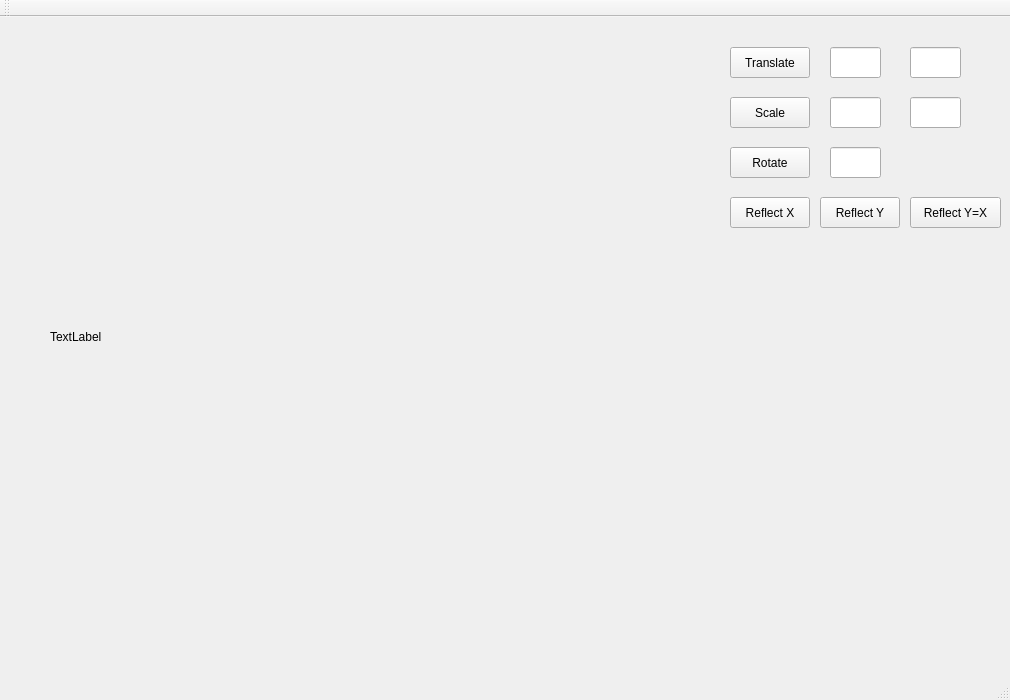
<?xml version="1.0" encoding="UTF-8"?>
<ui version="4.0">
 <class>MainWindow</class>
 <widget class="QMainWindow" name="MainWindow">
  <property name="geometry">
   <rect>
    <x>0</x>
    <y>0</y>
    <width>1010</width>
    <height>700</height>
   </rect>
  </property>
  <property name="windowTitle">
   <string>MainWindow</string>
  </property>
  <widget class="QWidget" name="centralWidget">
   <widget class="ClickableLabel" name="label">
    <property name="geometry">
     <rect>
      <x>50</x>
      <y>20</y>
      <width>600</width>
      <height>600</height>
     </rect>
    </property>
    <property name="mouseTracking">
     <bool>true</bool>
    </property>
    <property name="text">
     <string>TextLabel</string>
    </property>
   </widget>
   <widget class="QPushButton" name="btn_translate">
    <property name="geometry">
     <rect>
      <x>730</x>
      <y>30</y>
      <width>80</width>
      <height>31</height>
     </rect>
    </property>
    <property name="text">
     <string>Translate</string>
    </property>
   </widget>
   <widget class="QPushButton" name="btn_scale">
    <property name="geometry">
     <rect>
      <x>730</x>
      <y>80</y>
      <width>80</width>
      <height>31</height>
     </rect>
    </property>
    <property name="text">
     <string>Scale</string>
    </property>
   </widget>
   <widget class="QPushButton" name="btn_rotate">
    <property name="geometry">
     <rect>
      <x>730</x>
      <y>130</y>
      <width>80</width>
      <height>31</height>
     </rect>
    </property>
    <property name="text">
     <string>Rotate</string>
    </property>
   </widget>
   <widget class="QPushButton" name="ref_x">
    <property name="geometry">
     <rect>
      <x>730</x>
      <y>180</y>
      <width>80</width>
      <height>31</height>
     </rect>
    </property>
    <property name="text">
     <string>Reflect X</string>
    </property>
   </widget>
   <widget class="QPushButton" name="ref_y">
    <property name="geometry">
     <rect>
      <x>820</x>
      <y>180</y>
      <width>80</width>
      <height>31</height>
     </rect>
    </property>
    <property name="text">
     <string>Reflect Y</string>
    </property>
   </widget>
   <widget class="QLineEdit" name="txt_tx">
    <property name="geometry">
     <rect>
      <x>830</x>
      <y>30</y>
      <width>51</width>
      <height>31</height>
     </rect>
    </property>
   </widget>
   <widget class="QLineEdit" name="txt_ty">
    <property name="geometry">
     <rect>
      <x>910</x>
      <y>30</y>
      <width>51</width>
      <height>31</height>
     </rect>
    </property>
   </widget>
   <widget class="QLineEdit" name="txt_sx">
    <property name="geometry">
     <rect>
      <x>830</x>
      <y>80</y>
      <width>51</width>
      <height>31</height>
     </rect>
    </property>
   </widget>
   <widget class="QLineEdit" name="txt_sy">
    <property name="geometry">
     <rect>
      <x>910</x>
      <y>80</y>
      <width>51</width>
      <height>31</height>
     </rect>
    </property>
   </widget>
   <widget class="QLineEdit" name="txt_theta">
    <property name="geometry">
     <rect>
      <x>830</x>
      <y>130</y>
      <width>51</width>
      <height>31</height>
     </rect>
    </property>
   </widget>
   <widget class="QPushButton" name="ref_yx">
    <property name="geometry">
     <rect>
      <x>910</x>
      <y>180</y>
      <width>91</width>
      <height>31</height>
     </rect>
    </property>
    <property name="text">
     <string>Reflect Y=X</string>
    </property>
   </widget>
  </widget>
  <widget class="QMenuBar" name="menuBar">
   <property name="geometry">
    <rect>
     <x>0</x>
     <y>0</y>
     <width>1010</width>
     <height>19</height>
    </rect>
   </property>
  </widget>
  <widget class="QToolBar" name="mainToolBar">
   <attribute name="toolBarArea">
    <enum>TopToolBarArea</enum>
   </attribute>
   <attribute name="toolBarBreak">
    <bool>false</bool>
   </attribute>
  </widget>
  <widget class="QStatusBar" name="statusBar"/>
 </widget>
 <layoutdefault spacing="6" margin="11"/>
 <customwidgets>
  <customwidget>
   <class>ClickableLabel</class>
   <extends>QLabel</extends>
   <header location="global">clickablelabel.h</header>
  </customwidget>
 </customwidgets>
 <resources/>
 <connections/>
</ui>
